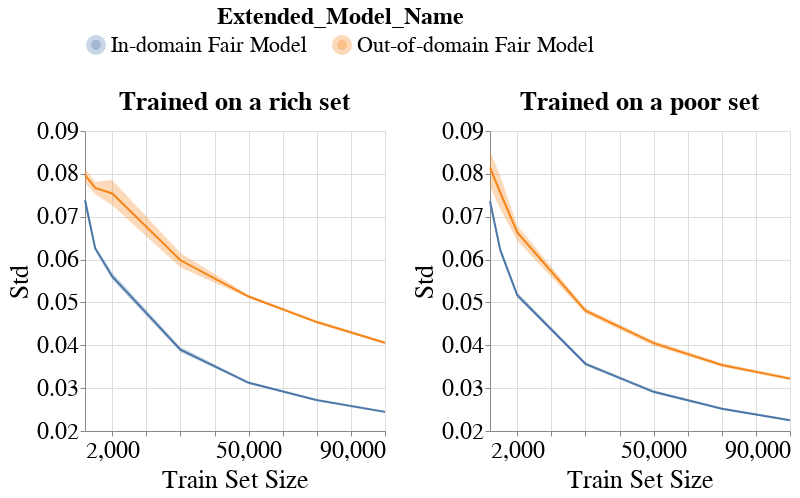

Notebook code for this chart:
### Code cell
create_group_metric_line_bands_per_dataset_plot(metrics_per_exp_dct=metrics_per_exp_dct,
                                                experiment_names=EXPERIMENT_NAMES,
                                                model_name=MODEL_NAMES[0],
                                                metric_type='subgroup',
                                                metric_name='Std',
                                                group_name='overall',
                                                ylim=[0.02, 0.09],
                                                with_band=True)
